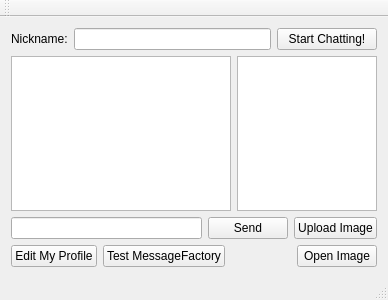
<?xml version="1.0" encoding="UTF-8"?>
<ui version="4.0">
 <class>ChatWindow</class>
 <widget class="QMainWindow" name="ChatWindow">
  <property name="geometry">
   <rect>
    <x>0</x>
    <y>0</y>
    <width>388</width>
    <height>300</height>
   </rect>
  </property>
  <property name="windowTitle">
   <string>ChatWindow</string>
  </property>
  <widget class="QWidget" name="centralWidget">
   <layout class="QVBoxLayout" name="verticalLayout">
    <item>
     <layout class="QHBoxLayout" name="horizontalLayout_3">
      <item>
       <widget class="QLabel" name="label">
        <property name="text">
         <string>Nickname:</string>
        </property>
       </widget>
      </item>
      <item>
       <widget class="QLineEdit" name="usernameEdit"/>
      </item>
      <item>
       <widget class="QPushButton" name="startButton">
        <property name="minimumSize">
         <size>
          <width>100</width>
          <height>0</height>
         </size>
        </property>
        <property name="text">
         <string>Start Chatting!</string>
        </property>
       </widget>
      </item>
     </layout>
    </item>
    <item>
     <layout class="QHBoxLayout" name="horizontalLayout" stretch="3,1">
      <item>
       <widget class="QListView" name="listView"/>
      </item>
      <item>
       <widget class="QListWidget" name="participantsListWidget">
        <property name="minimumSize">
         <size>
          <width>140</width>
          <height>0</height>
         </size>
        </property>
       </widget>
      </item>
     </layout>
    </item>
    <item>
     <layout class="QHBoxLayout" name="horizontalLayout_2">
      <item>
       <widget class="QLineEdit" name="lineEdit">
        <property name="toolTip">
         <string extracomment="Enter Text Here"/>
        </property>
        <property name="statusTip">
         <string/>
        </property>
       </widget>
      </item>
      <item>
       <widget class="QPushButton" name="sendButton">
        <property name="text">
         <string>Send</string>
        </property>
       </widget>
      </item>
      <item>
       <widget class="QPushButton" name="pictureButton">
        <property name="text">
         <string>Upload Image</string>
        </property>
       </widget>
      </item>
     </layout>
    </item>
    <item>
     <layout class="QHBoxLayout" name="horizontalLayout_4">
      <item>
       <widget class="QPushButton" name="editMyProfileButton">
        <property name="text">
         <string>Edit My Profile</string>
        </property>
       </widget>
      </item>
      <item>
       <widget class="QPushButton" name="testMessageButton">
        <property name="text">
         <string>Test MessageFactory</string>
        </property>
       </widget>
      </item>
      <item>
       <spacer name="horizontalSpacer">
        <property name="orientation">
         <enum>Qt::Horizontal</enum>
        </property>
        <property name="sizeHint" stdset="0">
         <size>
          <width>40</width>
          <height>20</height>
         </size>
        </property>
       </spacer>
      </item>
      <item>
       <widget class="QPushButton" name="openImageButton">
        <property name="enabled">
         <bool>true</bool>
        </property>
        <property name="text">
         <string>Open Image</string>
        </property>
       </widget>
      </item>
     </layout>
    </item>
   </layout>
  </widget>
  <widget class="QMenuBar" name="menuBar">
   <property name="geometry">
    <rect>
     <x>0</x>
     <y>0</y>
     <width>388</width>
     <height>20</height>
    </rect>
   </property>
  </widget>
  <widget class="QToolBar" name="mainToolBar">
   <attribute name="toolBarArea">
    <enum>TopToolBarArea</enum>
   </attribute>
   <attribute name="toolBarBreak">
    <bool>false</bool>
   </attribute>
  </widget>
  <widget class="QStatusBar" name="statusBar"/>
 </widget>
 <layoutdefault spacing="6" margin="11"/>
 <resources/>
 <connections/>
</ui>
